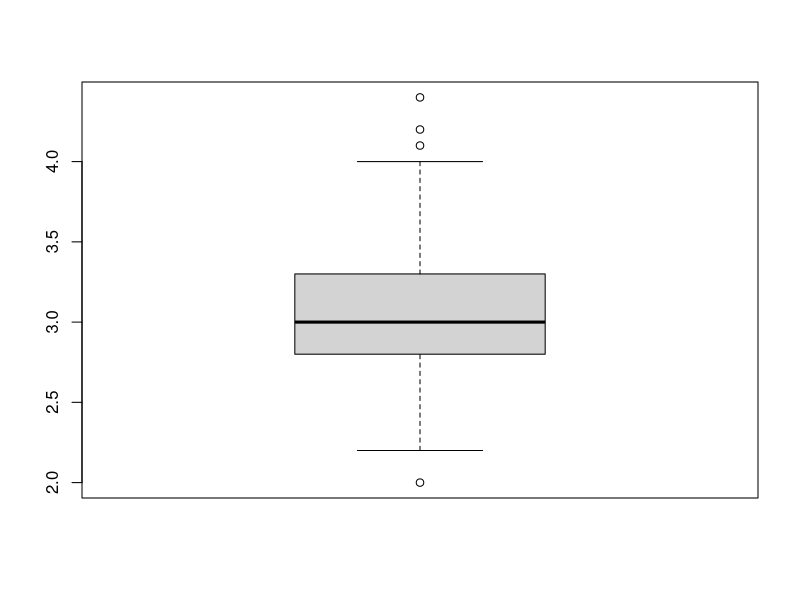
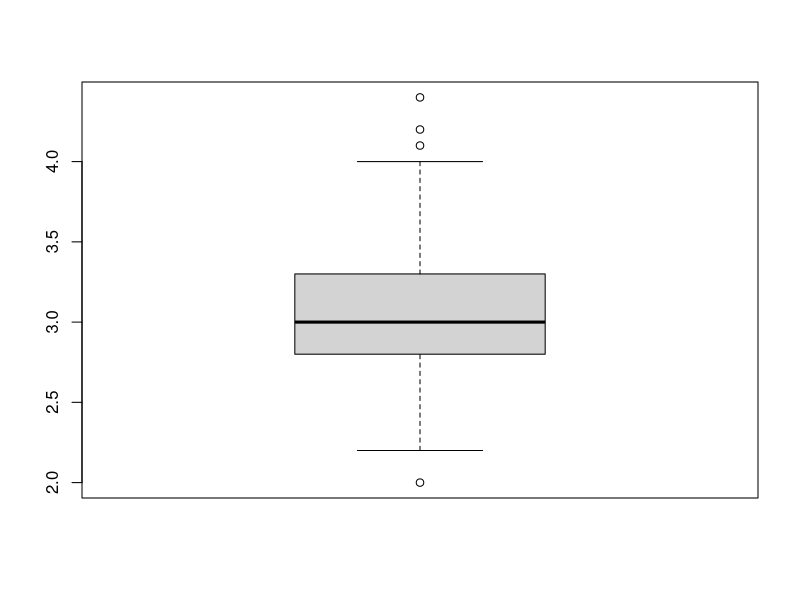
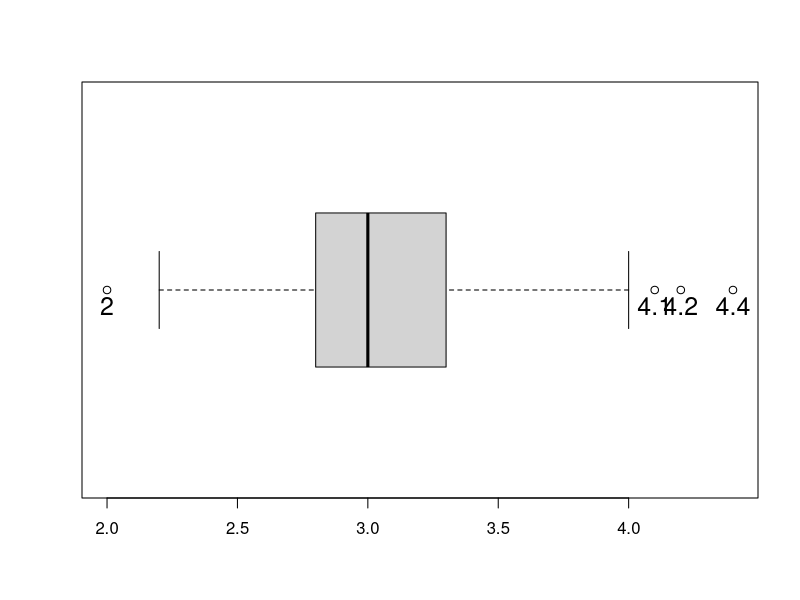
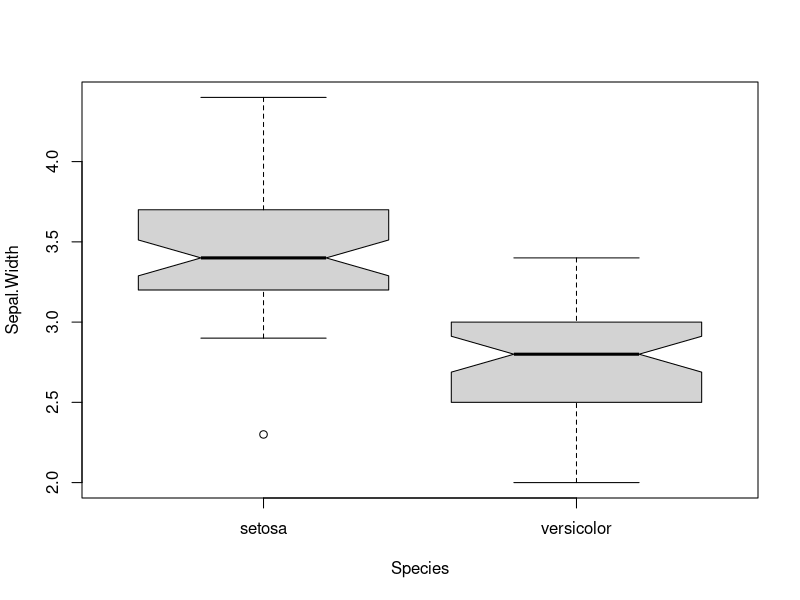
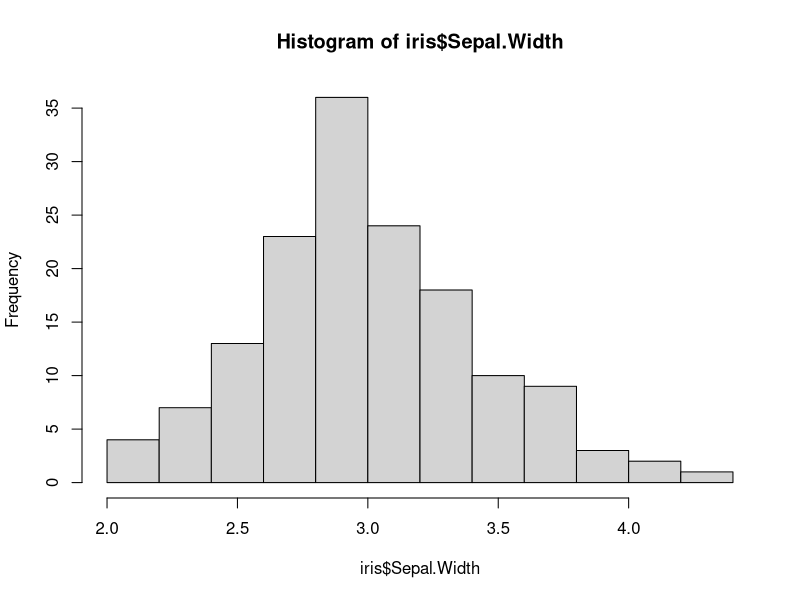
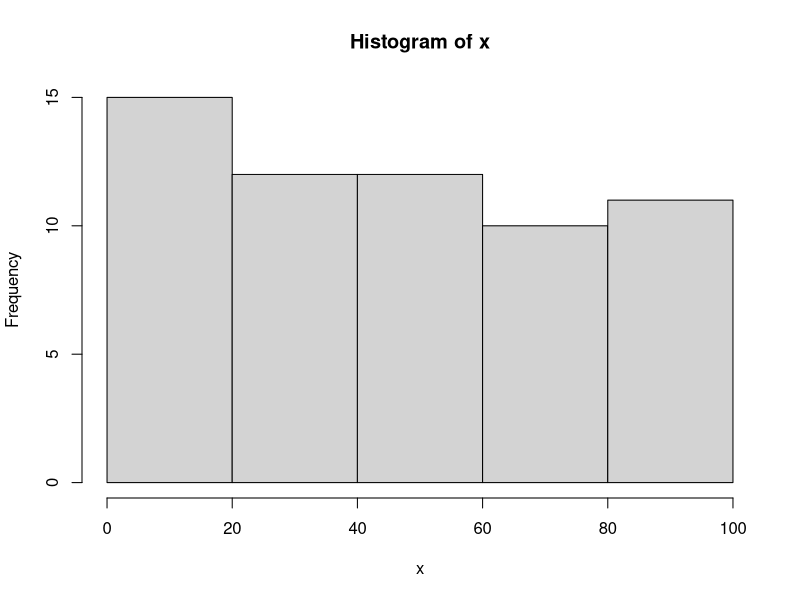
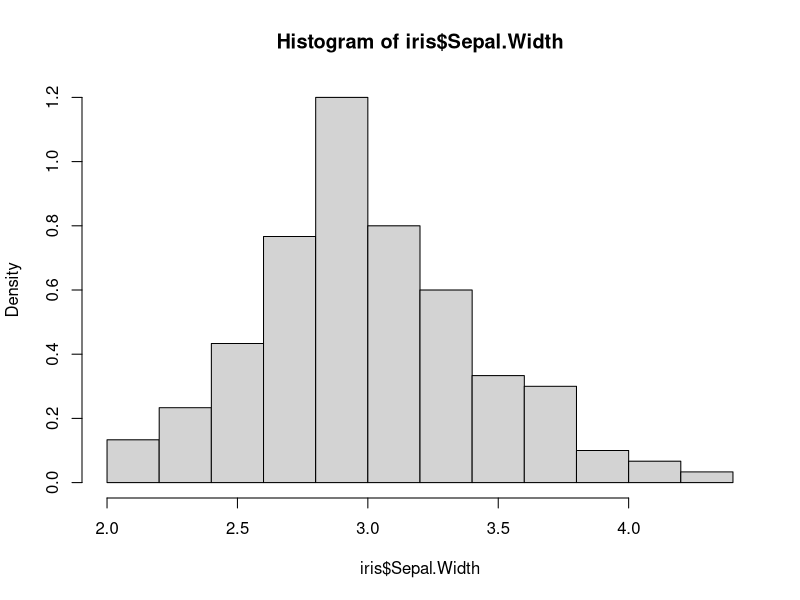
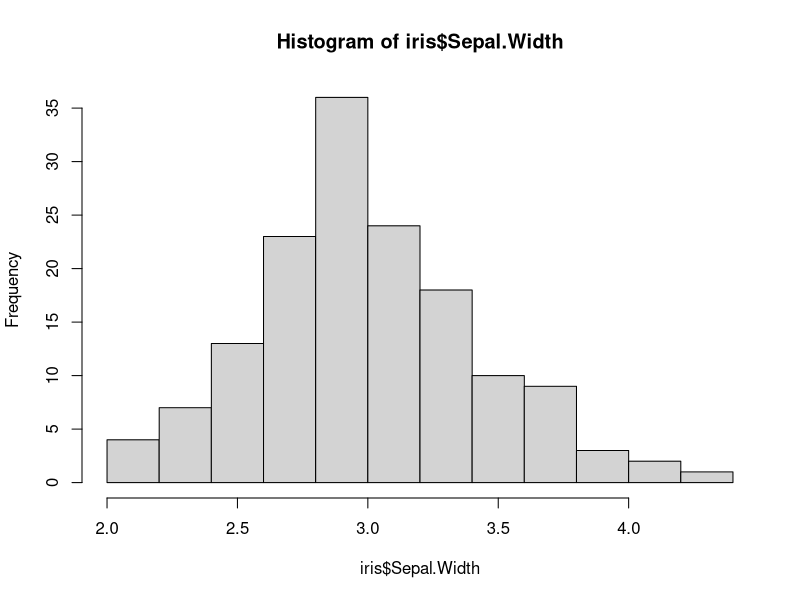

Generate these figures, in order, with R:
# 상자 그림(boxplot)
# 상자 그림은 데이터의 분포를 보여주는 그림으로 가운데 상자는 제1사분위수, 중앙값,
# 제3사분위수를 보여준다. 상자의 좌우 또는 상하로 뻗어나간 선(whisker 라고 부름)은 중앙값 -
#   1.5 * IQR 보다 큰 데이터 중 가장 작은 값(lower whisker라고 부름), 중앙값 + 1.5 * IQR 보다
# 작은 데이터 중 가장 큰 값(upper whisker)을 각각 보여준다. IQR은 Inter Quartile Range의 약
# 자로 ‘제3사분위수 - 제1사분위수’로 계산한다. 그래프에 보여지는 점들은 outlier에 해당하는데
# lower whisker 보다 작은 데이터 또는 upper whisker 보다 큰 데이터가 이에 해당한다.

boxplot(iris$Sepal.Width)
boxstats = boxplot(iris$Sepal.Width)
boxstats

boxstats <- boxplot(iris$Sepal.Width , horizontal=TRUE)
text(boxstats$out , rep(1, NROW(boxstats$out)), labels=boxstats$out,   pos=1, cex=1.5)

# notch 라는 인자를 지정되면 median 값에 대한 신뢰구간이 오목하게 그려진다.
sv <- subset(iris , Species =="setosa" | Species =="versicolor" )
str(sv)
sv$Species <- factor(sv$ Species)
str(sv)
boxplot(Sepal.Width ~ Species , data=sv , notch=TRUE)


# 히스토그램(hist) : hist(x)
# 자료의 분포를 알아보는데 유용한 또 다른 그래프는 히스토그램이다. 
hist(iris$Sepal.Width)
x = sample(1:100, 60)
x
hist(x)

# freq의 기본 값은 NULL이며, 값이 지정되지 않으
# 면 히스토그램 막대가 각 구간별 데이터의 갯수로 그려진다. 만약 이 값이 FALSE이면 다음
# 코드에서 보다시피 각 구간의 확률 밀도가 그려진다. 확률 밀도이므로 막대의 너비의 합이 1이
# 된다.
hist(iris$Sepal.Width, freq = F)
hist(iris$Sepal.Width, freq = T)
hist(x, freq = F)
result = hist(x, freq = T)
result

# 밀도 그림(density)
# 경계에서 분포가 확연히 달라지지 않는 kernel density estimation6)에 의한 밀도 그림
hist(iris$Sepal.Width)
plot(density(iris$ Sepal.Width))


hist(iris$Sepal.Width, freq = F)
lines(density(iris$ Sepal.Width))
rug(jitter(iris$ Sepal.Width))

# 막대 그림(barplot) : 막대 그림은 barplot() 함수를 사용해 그린다. 
# Species별 Sepal.Width의평균으로 막대 그래프 
tapply(iris$Sepal.Width , iris$Species , mean)
barplot(tapply(iris$Sepal.Width , iris$Species , mean))

# 파이 그래프(pie) : 데이터의 비율을 알아보는데 적합하다.
# Sepal.Length의 구간별 비율을 파이 그래프로 그려보기로 한다.
# 구간으로 데이터를 나누기 위해서는 cut() 함수를 사용한다. 
# cut()은 인자로 구간으로 나눌 데이터와 breaks를 받는다. 
# breaks에는 나눌 구간을 직접 넘겨도 되고 나눌 구간의 수를 넘겨도 된다.
cut (1:10 , breaks=c(0, 5, 10))
cut (1:10 , breaks =3)

# Sepal.Width를 10개의 구간으로 나눠보자.
cut(iris$Sepal.Width , breaks =10)


# 파이 그래프를 그리려면 이 factor 데이터를 그대로 사용할 수는 없으며, 나눠진 각 구간에
# 몇개의 데이터가 있는지 세야한다. table() 함수는 이러한 목적으로 사용되며 factor 값을 받
# 아 분할표(Contingency Table. Cross Tabulation 또는 Cross Tab이라고도 부름)를 만든다.
# 테이블 함수 사용법
rep(c("a" , "b" , "c" ), 1:3)
table(rep(c("a" , "b" , "c" ), 1:3))

# cut을 이용하여 10개 구간으로 나누고 
# table함수를 이용하여 개수를세고
table(cut(iris$Sepal.Width , breaks =10))
# pie함수를이용하여그래프
pie(table(cut(iris$Sepal.Width , breaks =10)))























